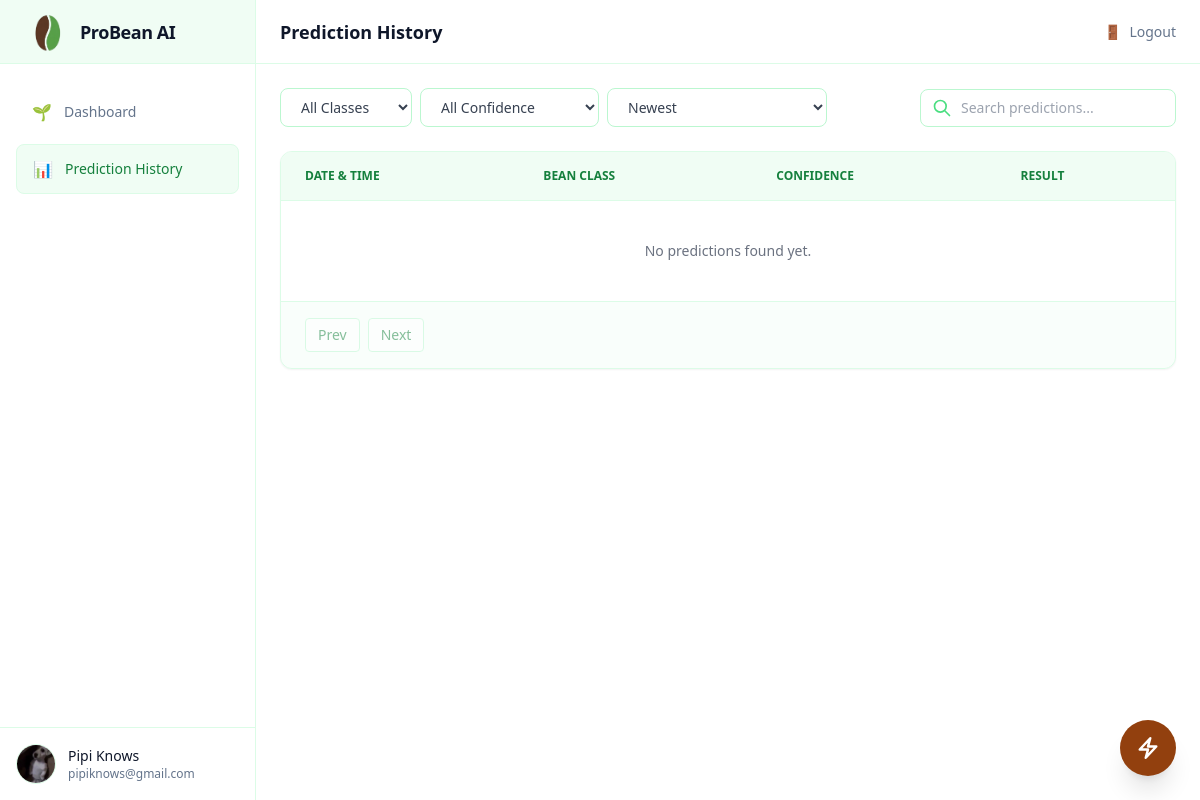
The page /history (signed in) on the database its author committed.
### models/user.py (models this page shows, shortened)
class User(db.Model):
    id = db.Column(
        db.Integer,
        primary_key=True
    )
    name = db.Column(
        db.String(100),
        nullable=False
    )
    username = db.Column(
        db.String(25),
        unique=True,
        nullable=False
    )
    email = db.Column(
        db.String(120),
        unique=True,
        nullable=False
    )
    password_hash = db.Column(
        db.String(255),
        nullable=False
    )
    avatar = db.Column(
        db.String(255),
        nullable=True
    )

### routes/main.py (the view)
@main.route("/history")
def history():
    if "username" not in session and not session.get("guest"):
        return redirect(url_for("auth.login_page"))
    user = None
    if "username" in session:
        user = User.query.filter_by(
            username=session["username"]
        ).first()
        predictions = Prediction.query.filter_by(
            user_id=user.id
        ).order_by(
            Prediction.created_at.desc()
        ).all()
    else:
        predictions = []
    return render_template(
        "main/history.html",
        user=user,
        predictions=predictions
    )

### app.py (called while the page is built)
@app.after_request
def add_header(response):
    response.headers["Cache-Control"] = "no-store, no-cache, must-revalidate, max-age=0"
    response.headers["Pragma"] = "no-cache"
    response.headers["Expires"] = "0"
    return response

### templates/main/history.html (shortened to what this page needs)
{% extends "main/base.html" %}
{% block page_title %}
Prediction History
{% endblock %}
{% block content %}
<main>
    <div class="p-6 space-y-6 {% if session.get('guest') %}blur-sm pointer-events-none{% endif %}">
        <div class="flex flex-col sm:flex-row gap-4 justify-between items-start sm:items-center">
            <div class="flex gap-2 flex-wrap">
                <select id="classFilter"
                    onchange="filterTable()"
                    class="px-4 py-2 bg-white border border-green-200 rounded-lg text-sm text-gray-700 focus:outline-none focus:ring-2 focus:ring-green-500">
                    <option value="ALL">All Classes</option>
                </select>
                <select id="confidenceFilter"
                    onchange="filterTable()"
                    class="px-4 py-2 bg-white border border-green-200 rounded-lg text-sm text-gray-700 focus:outline-none focus:ring-2 focus:ring-green-500">
                    <option value="ALL">All Confidence</option>
                </select>
                <select id="sortFilter"
                    onchange="filterTable()"
                    class="px-4 py-2 bg-white border border-green-200 rounded-lg text-sm text-gray-700 focus:outline-none focus:ring-2 focus:ring-green-500">
                    <option value="newest">Newest</option>
                </select>
            </div>
            <div class="relative">
                <svg xmlns="http://www.w3.org/2000/svg"
                     class="h-5 w-5 text-green-400 absolute left-3 top-1/2 -translate-y-1/2"
                     fill="none" viewBox="0 0 24 24" stroke="currentColor">
                    <path stroke-linecap="round" stroke-linejoin="round" stroke-width="2"
                          d="M21 21l-6-6m2-5a7 7 0 11-14 0 7 7 0 0114 0z" />
                </svg>
                <input id="searchInput" type="text" placeholder="Search predictions..."
                    class="pl-10 pr-4 py-2 bg-white border border-green-200 rounded-lg text-gray-700 placeholder-gray-400 focus:outline-none focus:ring-2 focus:ring-green-500 text-sm w-full sm:w-64">
            </div>
        </div>
        <div class="bg-white rounded-xl border border-green-100 shadow-sm overflow-hidden">
            <div class="overflow-x-auto">
                <table class="w-full">
                    <thead class="bg-green-50">
                        <tr class="border-b border-green-100">
                            <th class="text-left text-xs font-semibold text-green-700 uppercase px-6 py-4">
                                Date & Time
                            </th>
                            <th class="text-left text-xs font-semibold text-green-700 uppercase px-6 py-4">
                                Bean Class
                            </th>
                            <th class="text-left text-xs font-semibold text-green-700 uppercase px-6 py-4">
                                Confidence
                            </th>
                            <th class="text-left text-xs font-semibold text-green-700 uppercase px-6 py-4">
                                Result
                            </th>
                        </tr>
                    </thead>
                    <tbody class="divide-y divide-green-50">
                        {% for p in predictions %}
                        <tr
                            class="hover:bg-green-50 transition cursor-pointer"
                            title="Click to view details"
                            data-class="{{ p.prediction }}"
                            data-confidence="{{ p.confidence }}"
                            data-date="{{ p.created_at.timestamp() }}"
                            onclick="openPredictionModalHistory(this)"
                            data-input='{{ p.input_data | e }}'
                        >
                            <td class="px-6 py-4 text-sm text-gray-700">
                                {{ p.created_at.strftime('%b %d, %Y %I:%M %p') }}
                            </td>
                            <td class="px-6 py-4 text-sm text-gray-700 font-semibold">
                                {{ p.prediction }}
                            </td>
                            <td class="px-6 py-4">
                                {% if p.confidence >= 90 %}
                                    <span class="px-3 py-1 text-xs rounded-full bg-green-100 text-green-700 border border-green-200">
                                        Very High
                                    </span>
                                {% elif p.confidence >= 75 %}
                                    <span class="px-3 py-1 text-xs rounded-full bg-yellow-100 text-yellow-700 border border-yellow-200">
                                        High
                                    </span>
                                {% elif p.confidence >= 60 %}
                                    <span class="px-3 py-1 text-xs rounded-full bg-orange-100 text-orange-700 border border-orange-200">
                                        Moderate
                                    </span>
                                {% else %}
                                    <span class="px-3 py-1 text-xs rounded-full bg-red-100 text-red-700 border border-red-200">
                                        Low
                                    </span>
                                {% endif %}
                            </td>
                            <td class="px-6 py-4 text-sm text-gray-700">
                                {{ p.confidence }}%
                            </td>
                        </tr>
                        {% else %}
                        <tr id="noDataRow">
                            <td colspan="4" class="px-6 py-10 text-center text-sm text-gray-500">
                                No predictions found yet.
                            </td>
                        </tr>
                        {% endfor %}
                    </tbody>
                </table>
            </div>
            <div class="flex items-center justify-between px-6 py-4 border-t border-green-100 bg-green-50/40">
                <div class="flex gap-2">
                    <button id="prevBtn"
                        onclick="prevPage()"
                        class="px-3 py-1.5 text-sm text-green-700 bg-white border border-green-200 rounded hover:bg-green-50">
                        Prev
                    </button>
                    <button id="nextBtn"
                        onclick="nextPage()"
                        class="px-3 py-1.5 text-sm text-green-700 bg-white border border-green-200 rounded hover:bg-green-50">
                        Next
                    </button>
                </div>
            </div>
        </div>
    </div>
</main>
{% endblock %}

### templates/main/base.html (shortened to what this page needs)
<!DOCTYPE html>
<html lang="en">
<head>
    <script src="https://cdn.tailwindcss.com"></script>
    <link rel="stylesheet" href="{{ url_for('static', filename='css/components/scrollbar.css') }}">
    <link rel="stylesheet" href="{{ url_for('static', filename='css/components/fonts.css') }}">
</head>
<body class="bg-white text-slate-700 antialiased selection:bg-green-500 selection:text-white overflow-x-hidden">
    <aside id="main-sidebar"
           class="fixed left-0 top-0 h-full w-64 bg-white border-r border-green-100 flex flex-col z-50
                  -translate-x-full lg:translate-x-0 transition-transform duration-300 ease-in-out">
        <a href="javascript:location.reload()" class="h-16 flex items-center px-6 border-b border-green-100 hover:bg-green-50 transition">
            <div class="flex items-center gap-2">
                <img src="{{ url_for('static', filename='assets/logo/logo-removebg-preview.png') }}" alt="ProBean AI Logo" class="h-12 w-12">
                <span class="text-slate-900 font-bold text-lg tracking-tight">
                    ProBean AI
                </span>
            </div>
        </a>
        {% set active_class = "flex items-center gap-3 px-4 py-3 bg-green-50 text-green-700 rounded-lg border border-green-100" %}
        {% set inactive_class = "flex items-center gap-3 px-4 py-3 text-slate-500 hover:text-green-700 hover:bg-green-50 rounded-lg transition" %}
        <nav class="flex-1 px-4 py-6 space-y-2">
            <a href="{{ url_for('main.dashboard') }}"
               class="{{ active_class if request.endpoint == 'main.dashboard' else inactive_class }}">
                🌱
                <span class="text-sm font-medium">Dashboard</span>
            </a>
            <a href="{{ url_for('main.history') }}"
               class="{{ active_class if request.endpoint == 'main.history' else inactive_class }}">
                📊
                <span class="text-sm font-medium">Prediction History</span>
            </a>
        </nav>
        <a href="{{ url_for('main.settings') }}"
           class="block p-4 border-t border-green-100 hover:bg-green-50 transition">
            <div class="flex items-center gap-3">
                {% if session.get("guest") %}
                    <div class="h-10 w-10 rounded-full bg-green-100 flex items-center justify-center">
                        <span class="text-green-700 font-semibold text-sm">
                            GU
                        </span>
                    </div>
                {% elif user.avatar %}
                    <img src="{{ url_for('static', filename='uploads/' + user.avatar) }}"
                        class="h-10 w-10 rounded-full object-cover border border-green-100">
                {% else %}
                    <div class="h-10 w-10 rounded-full bg-green-100 flex items-center justify-center">
                        <span class="text-green-700 font-semibold text-sm">
                            {{ user.name[:2].upper() }}
                        </span>
                    </div>
                {% endif %}
                <div class="flex-1 min-w-0">
                    {% if session.get("guest") %}
                        <p class="text-sm font-medium text-slate-900 truncate">
                            Guest User
                        </p>
                        <p class="text-xs text-slate-500 truncate">
                            Predictions will not be saved
                        </p>
                    {% else %}
                        <p class="text-sm font-medium text-slate-900 truncate">
                            {{ user.name }}
                        </p>
                        <p class="text-xs text-slate-500 truncate">
                            {{ user.email }}
                        </p>
                    {% endif %}
                </div>
            </div>
        </a>
    </aside>
    <main class="lg:pl-64 min-h-screen bg-white transition-all duration-300">
        <header class="h-16 bg-white/80 backdrop-blur border-b border-green-100 flex items-center justify-between px-4 sm:px-6 sticky top-0 z-30">
            <div class="flex items-center gap-3">
                <h1 class="text-base sm:text-lg font-semibold text-slate-900">
                    {% block page_title %}{% endblock %}
                </h1>
            </div>
            <a href="{{ url_for('auth.logout') }}"
               class="text-sm text-slate-500 hover:text-green-700 transition flex items-center gap-2">
                🚪 <span class="hidden sm:inline">Logout</span>
            </a>
        </header>
        {% block content %}
        {% endblock %}
        <div class="fixed bottom-6 right-6 z-40 group flex items-center">
            <button onclick="openPredictionModal()"
                class="w-14 h-14 rounded-full bg-amber-800 text-white shadow-xl
                    hover:bg-amber-900 hover:scale-110 active:scale-95
                    flex items-center justify-center transition-all duration-300
                    animate-pulse hover:animate-none">
                <svg xmlns="http://www.w3.org/2000/svg" fill="none" viewBox="0 0 24 24" stroke-width="2.5" stroke="currentColor" class="w-6 h-6">
                    <path stroke-linecap="round" stroke-linejoin="round" d="m3.75 13.5 10.5-11.25L12 10.5h8.25L9.75 21.75 12 13.5H3.75Z" />
                </svg>
            </button>
        </div>
    </main>
</body>
</html>

### rows shown on the page
User: avatar (picture), name "Pipi Knows", email "pipiknows@gmail.com"
